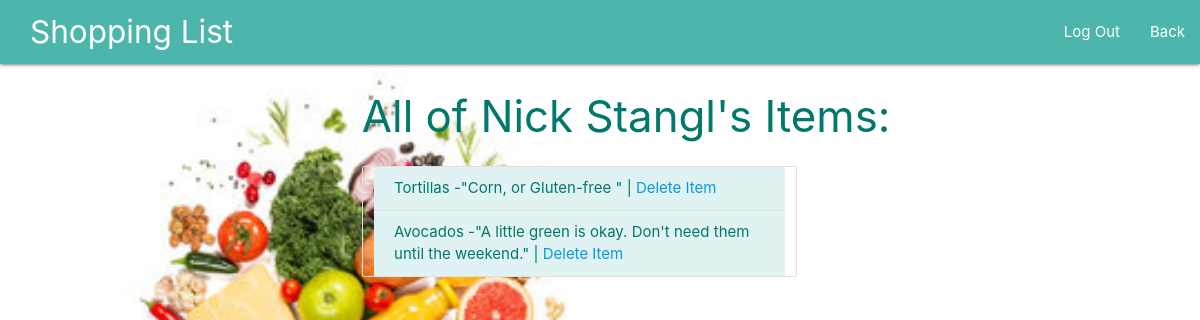
Page /user/1 on the committed database.
### time_app/models.py (models this page shows)
class User(models.Model):
    first_name = models.CharField(max_length=45)
    last_name = models.CharField(max_length=45)
    email = models.CharField(max_length=255)
    password = models.CharField(max_length=255)
    created_at = models.DateTimeField(auto_now_add=True)
    updated_at = models.DateTimeField(auto_now=True)
    objects = User_Manager()

class Product(models.Model):
    product_name = models.CharField(max_length=255)
    description = models.TextField()
    user = models.ForeignKey(User, related_name="products", on_delete = models.CASCADE)
    created_at = models.DateTimeField(auto_now_add=True)
    updated_at = models.DateTimeField(auto_now=True)
    objects = ProductManager()

### time_app/views.py (the view)
# urls.py: path('user/<user_id>', views.view_user_page),
def view_user_page(request, user_id):
    right_user = User.objects.get(id=user_id)
    user_products = Product.objects.filter(user=right_user)
    context = {
        'right_user':right_user,
        'user_products':user_products
    }
    return render(request, "userlist.html", context)

### time_app/templates/userlist.html (shortened to what this page needs)
<!DOCTYPE html>
<html lang="en">
<head>
    <link rel="stylesheet" href="https://cdnjs.cloudflare.com/ajax/libs/materialize/1.0.0/css/materialize.min.css">
    {% load static%}
    <link rel="stylesheet" href="{% static 'css/styles.css' %}">
</head>
    <body id="bg" style="background-image: url('{% static "img/grocery3.jpeg" %}'); background-repeat: no-repeat;
    background-size: cover">
    <nav>
        <div class="nav-wrapper teal lighten-2">
            <a href="#" class="brand-logo">Shopping List</a>
            <ul id="nav-mobile" class="right hide-on-med-and-down">
                <li><a href="/logout">Log Out</a></li>
                <li><a href="/shoppinglist">Back</a></li>
            </ul>
        </div>
    </nav>
    <div class="container">
    <div class="row right teal-text text-darken-2">
    <h3>All of {{right_user.first_name}} {{right_user.last_name}}'s Items:</h3>
    <ul class="collection col s8">
        {% for product in user_products reversed %}
        <li class="collection-item #e0f2f1 teal lighten-5">{{ product.product_name }} -"{{product.description}}" | <a href="/remove/{{product.id}}/{{right_user.id}}">Delete Item</a></li>
        {% endfor %}
    </ul>
    </div>
    </div>
</body>
</html>

### time_app/static/css/styles.css (style rules this page uses)
body { background-image: url("static/img/grocery2.jpeg"); }
.brand-logo { margin-left: 30px; }
.container { padding-right: 5px; }

### rows in the picture
User: first_name "Nick", last_name "Stangl"
Product: product_name "Tortillas", description "Corn, or Gluten-free"
Product: product_name "Avocados", description "A little green is okay. Don't need them until the weekend."
